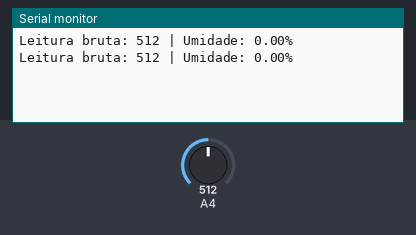
This sketch was run on a simulated Arduino Uno, built with avr-gcc and run on an emulated ATmega328P. Shown: the last lines printed to the serial monitor. The inputs (shaded band) are chosen by the test bench; at power-on: A4 = 512.

Above: at 1.8 s.
1.9 s: A4 set to 716
At 2.6 s:
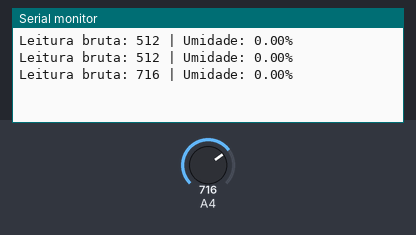
3.4 s: A4 set to 900
At 4.8 s:
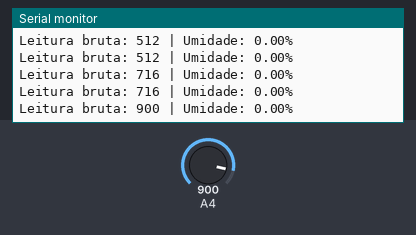
Timing chart, 0 to 6.4 s (numbered marks = the images above; inputs shaded):
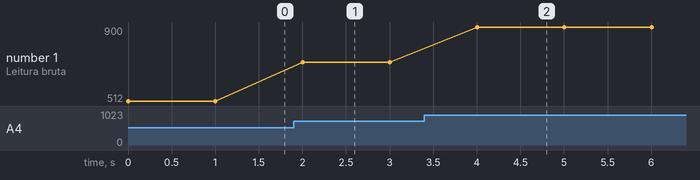

The sketch:

Arduino_UmidadeSolo.ino
```cpp
const int ValorAr = 437;    // leitura no ar valor de calibração
const int ValorAgua = 187;  //leitura na água valor de calibração

int valorUmidadeSolo = 0;
float porcentagemUmidade = 0;

void setup() {
  Serial.begin(9600);
}

void loop() {
  valorUmidadeSolo = analogRead(A4);

  int faixa = ValorAr - ValorAgua;

  int distancia = ValorAr - valorUmidadeSolo;

  porcentagemUmidade = (float)distancia / faixa * 100.0;

  if (porcentagemUmidade < 0) porcentagemUmidade = 0;
  if (porcentagemUmidade > 100) porcentagemUmidade = 100;

  Serial.print("Leitura bruta: ");
  Serial.print(valorUmidadeSolo);
  Serial.print(" | Umidade: ");
  Serial.print(porcentagemUmidade);
  Serial.println("%");

  delay(1000);
}
```

Measured:
- after the input at 1.9 s, the serial monitor: prints a new line after 0.10 s (image 1)
- after the input at 3.4 s, the serial monitor: prints a new line after 0.60 s (image 2)
- plotted number 1: 512 → 716 after the input at 1.9 s, 716 → 900 after the input at 3.4 s
